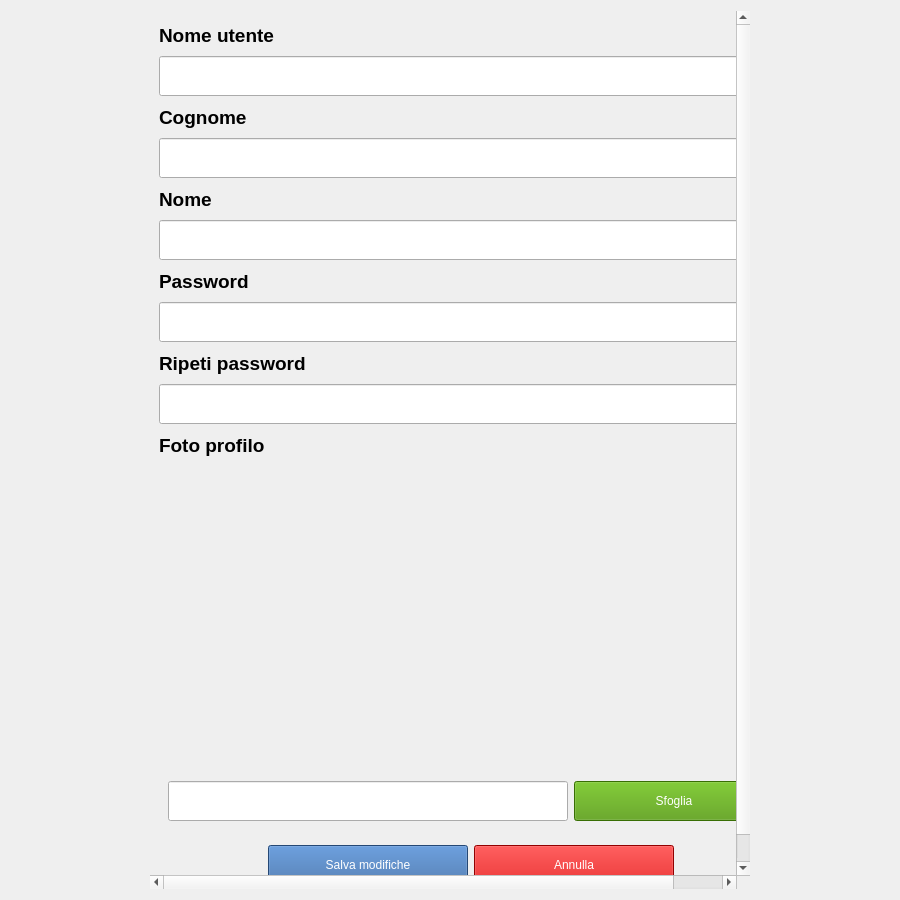
<?xml version="1.0" encoding="UTF-8"?>
<ui version="4.0">
 <class>PannelloUtente</class>
 <widget class="QWidget" name="PannelloUtente">
  <property name="geometry">
   <rect>
    <x>0</x>
    <y>0</y>
    <width>900</width>
    <height>900</height>
   </rect>
  </property>
  <property name="minimumSize">
   <size>
    <width>0</width>
    <height>0</height>
   </size>
  </property>
  <property name="windowTitle">
   <string>Form</string>
  </property>
  <layout class="QHBoxLayout" name="horizontalLayout">
   <item>
    <spacer name="horizontalSpacer_3">
     <property name="orientation">
      <enum>Qt::Horizontal</enum>
     </property>
     <property name="sizeHint" stdset="0">
      <size>
       <width>40</width>
       <height>20</height>
      </size>
     </property>
    </spacer>
   </item>
   <item>
    <widget class="QScrollArea" name="scrollArea">
     <property name="minimumSize">
      <size>
       <width>600</width>
       <height>0</height>
      </size>
     </property>
     <property name="frameShape">
      <enum>QFrame::NoFrame</enum>
     </property>
     <property name="widgetResizable">
      <bool>true</bool>
     </property>
     <widget class="QWidget" name="scrollAreaWidgetContents">
      <property name="geometry">
       <rect>
        <x>0</x>
        <y>0</y>
        <width>654</width>
        <height>892</height>
       </rect>
      </property>
      <layout class="QVBoxLayout" name="verticalLayout_2">
       <item>
        <widget class="QLabel" name="label">
         <property name="minimumSize">
          <size>
           <width>0</width>
           <height>30</height>
          </size>
         </property>
         <property name="font">
          <font>
           <pointsize>14</pointsize>
           <weight>75</weight>
           <bold>true</bold>
          </font>
         </property>
         <property name="text">
          <string>Nome utente</string>
         </property>
        </widget>
       </item>
       <item>
        <widget class="QLineEdit" name="username">
         <property name="minimumSize">
          <size>
           <width>0</width>
           <height>40</height>
          </size>
         </property>
        </widget>
       </item>
       <item>
        <widget class="QLabel" name="label_2">
         <property name="minimumSize">
          <size>
           <width>0</width>
           <height>30</height>
          </size>
         </property>
         <property name="font">
          <font>
           <pointsize>14</pointsize>
           <weight>75</weight>
           <bold>true</bold>
          </font>
         </property>
         <property name="text">
          <string>Cognome</string>
         </property>
        </widget>
       </item>
       <item>
        <widget class="QLineEdit" name="cognome">
         <property name="minimumSize">
          <size>
           <width>0</width>
           <height>40</height>
          </size>
         </property>
        </widget>
       </item>
       <item>
        <widget class="QLabel" name="label_9">
         <property name="minimumSize">
          <size>
           <width>0</width>
           <height>30</height>
          </size>
         </property>
         <property name="font">
          <font>
           <pointsize>14</pointsize>
           <weight>75</weight>
           <bold>true</bold>
          </font>
         </property>
         <property name="text">
          <string>Nome</string>
         </property>
        </widget>
       </item>
       <item>
        <widget class="QLineEdit" name="nome">
         <property name="minimumSize">
          <size>
           <width>0</width>
           <height>40</height>
          </size>
         </property>
        </widget>
       </item>
       <item>
        <widget class="QLabel" name="label_10">
         <property name="minimumSize">
          <size>
           <width>0</width>
           <height>30</height>
          </size>
         </property>
         <property name="font">
          <font>
           <pointsize>14</pointsize>
           <weight>75</weight>
           <bold>true</bold>
          </font>
         </property>
         <property name="text">
          <string>Password</string>
         </property>
        </widget>
       </item>
       <item>
        <widget class="QLineEdit" name="password">
         <property name="minimumSize">
          <size>
           <width>0</width>
           <height>40</height>
          </size>
         </property>
         <property name="text">
          <string/>
         </property>
         <property name="echoMode">
          <enum>QLineEdit::Password</enum>
         </property>
        </widget>
       </item>
       <item>
        <widget class="QLabel" name="label_12">
         <property name="minimumSize">
          <size>
           <width>0</width>
           <height>30</height>
          </size>
         </property>
         <property name="font">
          <font>
           <pointsize>14</pointsize>
           <weight>75</weight>
           <bold>true</bold>
          </font>
         </property>
         <property name="text">
          <string>Ripeti password</string>
         </property>
        </widget>
       </item>
       <item>
        <widget class="QLineEdit" name="rippassword">
         <property name="minimumSize">
          <size>
           <width>0</width>
           <height>40</height>
          </size>
         </property>
         <property name="text">
          <string/>
         </property>
         <property name="echoMode">
          <enum>QLineEdit::Password</enum>
         </property>
        </widget>
       </item>
       <item>
        <widget class="QLabel" name="label_11">
         <property name="minimumSize">
          <size>
           <width>0</width>
           <height>30</height>
          </size>
         </property>
         <property name="font">
          <font>
           <pointsize>14</pointsize>
           <weight>75</weight>
           <bold>true</bold>
          </font>
         </property>
         <property name="text">
          <string>Foto profilo</string>
         </property>
        </widget>
       </item>
       <item>
        <widget class="QLabel" name="foto">
         <property name="minimumSize">
          <size>
           <width>0</width>
           <height>300</height>
          </size>
         </property>
         <property name="maximumSize">
          <size>
           <width>500</width>
           <height>290</height>
          </size>
         </property>
         <property name="text">
          <string/>
         </property>
         <property name="pixmap">
          <pixmap resource="../../risorse.qrc">:/images/images/pasticclogo.jpg</pixmap>
         </property>
         <property name="scaledContents">
          <bool>true</bool>
         </property>
         <property name="alignment">
          <set>Qt::AlignCenter</set>
         </property>
        </widget>
       </item>
       <item>
        <widget class="QWidget" name="widget_8" native="true">
         <layout class="QHBoxLayout" name="horizontalLayout_9">
          <item>
           <spacer name="horizontalSpacer_11">
            <property name="orientation">
             <enum>Qt::Horizontal</enum>
            </property>
            <property name="sizeHint" stdset="0">
             <size>
              <width>40</width>
              <height>20</height>
             </size>
            </property>
           </spacer>
          </item>
          <item>
           <widget class="QLineEdit" name="fotopath">
            <property name="minimumSize">
             <size>
              <width>400</width>
              <height>40</height>
             </size>
            </property>
            <property name="readOnly">
             <bool>true</bool>
            </property>
           </widget>
          </item>
          <item>
           <widget class="QPushButton" name="sfoglia">
            <property name="minimumSize">
             <size>
              <width>200</width>
              <height>40</height>
             </size>
            </property>
            <property name="maximumSize">
             <size>
              <width>200</width>
              <height>16777215</height>
             </size>
            </property>
            <property name="styleSheet">
             <string notr="true">background-color: rgb(78, 154, 6);
color: rgb(255, 255, 255);</string>
            </property>
            <property name="text">
             <string>Sfoglia</string>
            </property>
           </widget>
          </item>
          <item>
           <spacer name="horizontalSpacer_10">
            <property name="orientation">
             <enum>Qt::Horizontal</enum>
            </property>
            <property name="sizeHint" stdset="0">
             <size>
              <width>40</width>
              <height>20</height>
             </size>
            </property>
           </spacer>
          </item>
         </layout>
        </widget>
       </item>
       <item>
        <widget class="QWidget" name="widget_9" native="true">
         <layout class="QHBoxLayout" name="horizontalLayout_10">
          <item>
           <spacer name="horizontalSpacer">
            <property name="orientation">
             <enum>Qt::Horizontal</enum>
            </property>
            <property name="sizeHint" stdset="0">
             <size>
              <width>40</width>
              <height>20</height>
             </size>
            </property>
           </spacer>
          </item>
          <item>
           <widget class="QPushButton" name="save">
            <property name="minimumSize">
             <size>
              <width>200</width>
              <height>40</height>
             </size>
            </property>
            <property name="styleSheet">
             <string notr="true">background-color: rgb(52, 101, 164);
color: rgb(255, 255, 255);</string>
            </property>
            <property name="text">
             <string>Salva modifiche</string>
            </property>
           </widget>
          </item>
          <item>
           <widget class="QPushButton" name="cancel">
            <property name="minimumSize">
             <size>
              <width>200</width>
              <height>40</height>
             </size>
            </property>
            <property name="styleSheet">
             <string notr="true">background-color: rgb(204, 0, 0);
color: rgb(255, 255, 255);</string>
            </property>
            <property name="text">
             <string>Annulla</string>
            </property>
           </widget>
          </item>
          <item>
           <spacer name="horizontalSpacer_2">
            <property name="orientation">
             <enum>Qt::Horizontal</enum>
            </property>
            <property name="sizeHint" stdset="0">
             <size>
              <width>40</width>
              <height>20</height>
             </size>
            </property>
           </spacer>
          </item>
         </layout>
        </widget>
       </item>
      </layout>
     </widget>
    </widget>
   </item>
   <item>
    <spacer name="horizontalSpacer_4">
     <property name="orientation">
      <enum>Qt::Horizontal</enum>
     </property>
     <property name="sizeHint" stdset="0">
      <size>
       <width>40</width>
       <height>20</height>
      </size>
     </property>
    </spacer>
   </item>
  </layout>
 </widget>
 <resources>
  <include location="../../risorse.qrc"/>
 </resources>
 <connections/>
</ui>
